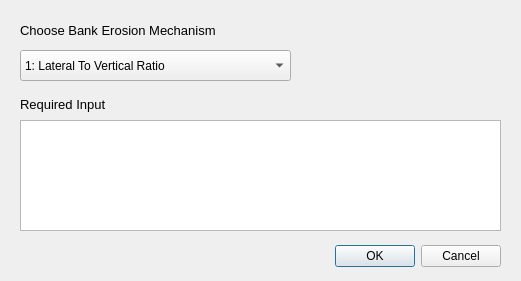
<?xml version="1.0" encoding="UTF-8"?>
<ui version="4.0">
 <class>Dialog</class>
 <widget class="QDialog" name="Dialog">
  <property name="geometry">
   <rect>
    <x>0</x>
    <y>0</y>
    <width>521</width>
    <height>281</height>
   </rect>
  </property>
  <property name="sizePolicy">
   <sizepolicy hsizetype="Fixed" vsizetype="Fixed">
    <horstretch>0</horstretch>
    <verstretch>0</verstretch>
   </sizepolicy>
  </property>
  <property name="maximumSize">
   <size>
    <width>521</width>
    <height>282</height>
   </size>
  </property>
  <property name="windowTitle">
   <string>Bank Property</string>
  </property>
  <widget class="QDialogButtonBox" name="buttonBox">
   <property name="geometry">
    <rect>
     <x>160</x>
     <y>240</y>
     <width>341</width>
     <height>32</height>
    </rect>
   </property>
   <property name="maximumSize">
    <size>
     <width>341</width>
     <height>32</height>
    </size>
   </property>
   <property name="orientation">
    <enum>Qt::Horizontal</enum>
   </property>
   <property name="standardButtons">
    <set>QDialogButtonBox::Cancel|QDialogButtonBox::Ok</set>
   </property>
  </widget>
  <widget class="QLabel" name="label">
   <property name="geometry">
    <rect>
     <x>20</x>
     <y>20</y>
     <width>241</width>
     <height>21</height>
    </rect>
   </property>
   <property name="font">
    <font>
     <pointsize>10</pointsize>
    </font>
   </property>
   <property name="text">
    <string>Choose Bank Erosion Mechanism</string>
   </property>
   <property name="indent">
    <number>-2</number>
   </property>
  </widget>
  <widget class="QComboBox" name="modelCombo">
   <property name="geometry">
    <rect>
     <x>20</x>
     <y>50</y>
     <width>271</width>
     <height>31</height>
    </rect>
   </property>
   <item>
    <property name="text">
     <string>1: Lateral To Vertical Ratio</string>
    </property>
   </item>
   <item>
    <property name="text">
     <string>2: Three Parameter Erodibility</string>
    </property>
   </item>
   <item>
    <property name="text">
     <string>3: Critical Stress</string>
    </property>
   </item>
  </widget>
  <widget class="QTableWidget" name="parameterTable">
   <property name="geometry">
    <rect>
     <x>20</x>
     <y>120</y>
     <width>481</width>
     <height>111</height>
    </rect>
   </property>
  </widget>
  <widget class="QLabel" name="label_2">
   <property name="geometry">
    <rect>
     <x>20</x>
     <y>94</y>
     <width>481</width>
     <height>21</height>
    </rect>
   </property>
   <property name="font">
    <font>
     <pointsize>10</pointsize>
    </font>
   </property>
   <property name="text">
    <string>Required Input</string>
   </property>
  </widget>
  <widget class="QLabel" name="label_3">
   <property name="geometry">
    <rect>
     <x>20</x>
     <y>240</y>
     <width>241</width>
     <height>21</height>
    </rect>
   </property>
   <property name="text">
    <string/>
   </property>
  </widget>
 </widget>
 <resources/>
 <connections>
  <connection>
   <sender>buttonBox</sender>
   <signal>accepted()</signal>
   <receiver>Dialog</receiver>
   <slot>accept()</slot>
   <hints>
    <hint type="sourcelabel">
     <x>248</x>
     <y>254</y>
    </hint>
    <hint type="destinationlabel">
     <x>157</x>
     <y>274</y>
    </hint>
   </hints>
  </connection>
  <connection>
   <sender>buttonBox</sender>
   <signal>rejected()</signal>
   <receiver>Dialog</receiver>
   <slot>reject()</slot>
   <hints>
    <hint type="sourcelabel">
     <x>316</x>
     <y>260</y>
    </hint>
    <hint type="destinationlabel">
     <x>286</x>
     <y>274</y>
    </hint>
   </hints>
  </connection>
 </connections>
</ui>
